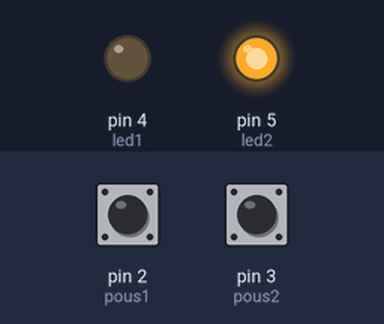
The sketch below on a simulated Arduino Uno, built with avr-gcc and run on an emulated ATmega328P. Shown: output pins drawn as LEDs (lit = HIGH). The inputs (shaded band) are chosen by the test bench; at power-on: pin 2 (pous1) HIGH, pin 3 (pous2) HIGH.

Above: at 1.2 s.
1.3 s: pin 2 (pous1) pulled LOW for 0.15 s
At 2.2 s:
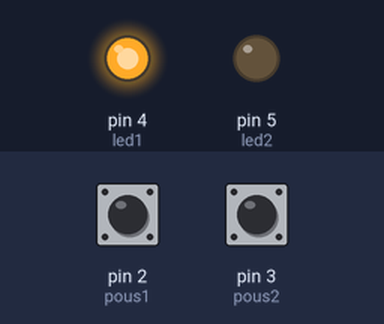
2.9 s: pin 3 (pous2) pulled LOW for 0.15 s
At 2.97 s:
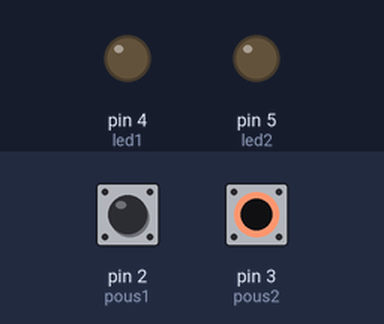
4.5 s: pin 2 (pous1) pulled LOW for 1 s
At 6.0 s:
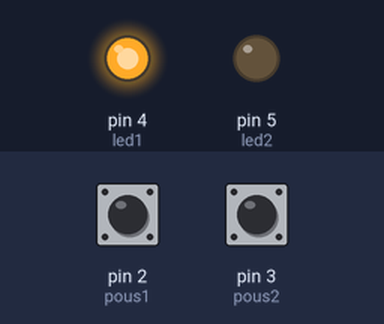
Timing chart, 0 to 7.5 s (numbered marks = the images above; inputs shaded):
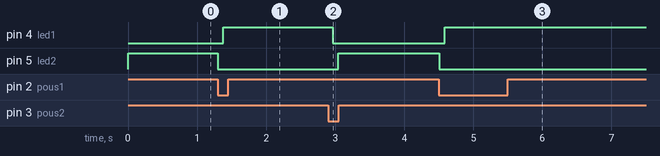

Measured:
- after the input at 1.3 s, pin 4 (led1): LOW → HIGH after 0.08 s; pin 5 (led2): HIGH → LOW at once
- after the input at 2.9 s, pin 4 (led1): HIGH → LOW after 0.06 s; pin 5 (led2): LOW → HIGH after 0.14 s
- after the input at 4.5 s, pin 4 (led1): LOW → HIGH after 0.09 s; pin 5 (led2): HIGH → LOW at once

The sketch:

parking.ino
```cpp
#define led1 4
#define led2 5
#define pous1 2
#define pous2 3
#define led1On digitalWrite(led1, HIGH)
#define led1Off digitalWrite(led1, LOW)
#define led2On digitalWrite(led2, HIGH)
#define led2Off digitalWrite(led2, LOW)
#define pous1Pressed !digitalRead(pous1)
#define pous2Pressed !digitalRead(pous2)

byte compteur = 0;

void setup() {
  // put your setup code here, to run once:
  pinMode (pous1, INPUT_PULLUP);
  pinMode (pous2, INPUT_PULLUP);
  pinMode (led1, OUTPUT);
  pinMode (led2, OUTPUT);
}

void loop() {
  // put your main code here, to run repeatedly:
  if(pous1Pressed && compteur < 255){
    compteur++;
  }

  if(pous2Pressed && compteur > 0){
    compteur--;
  }

  if(compteur > 4){
    led1On;
  }
  else{
    led1Off;
  }

  if(compteur == 0){
    led2On;
  }
  else{
    led2Off;
   }

   delay(20);
}
```
